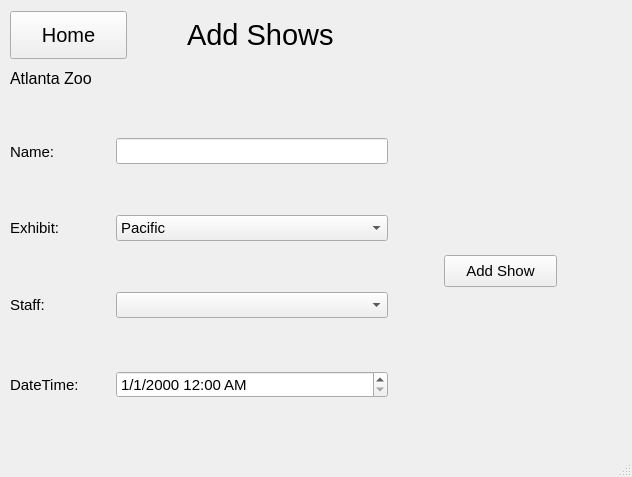
<?xml version="1.0" encoding="UTF-8"?>
<ui version="4.0">
 <class>MainWindow</class>
 <widget class="QMainWindow" name="MainWindow">
  <property name="geometry">
   <rect>
    <x>0</x>
    <y>0</y>
    <width>632</width>
    <height>477</height>
   </rect>
  </property>
  <property name="windowTitle">
   <string>MainWindow</string>
  </property>
  <widget class="QWidget" name="centralwidget">
   <widget class="QWidget" name="">
    <property name="geometry">
     <rect>
      <x>10</x>
      <y>10</y>
      <width>596</width>
      <height>435</height>
     </rect>
    </property>
    <layout class="QGridLayout" name="gridLayout_2">
     <item row="0" column="0">
      <widget class="QPushButton" name="button_home">
       <property name="minimumSize">
        <size>
         <width>117</width>
         <height>48</height>
        </size>
       </property>
       <property name="maximumSize">
        <size>
         <width>117</width>
         <height>48</height>
        </size>
       </property>
       <property name="font">
        <font>
         <family>MS Sans Serif</family>
         <pointsize>15</pointsize>
        </font>
       </property>
       <property name="text">
        <string>Home</string>
       </property>
      </widget>
     </item>
     <item row="0" column="1">
      <spacer name="horizontalSpacer">
       <property name="orientation">
        <enum>Qt::Horizontal</enum>
       </property>
       <property name="sizeType">
        <enum>QSizePolicy::Fixed</enum>
       </property>
       <property name="sizeHint" stdset="0">
        <size>
         <width>48</width>
         <height>20</height>
        </size>
       </property>
      </spacer>
     </item>
     <item row="0" column="2">
      <widget class="QLabel" name="label_header">
       <property name="minimumSize">
        <size>
         <width>201</width>
         <height>50</height>
        </size>
       </property>
       <property name="maximumSize">
        <size>
         <width>201</width>
         <height>50</height>
        </size>
       </property>
       <property name="font">
        <font>
         <family>MS Sans Serif</family>
         <pointsize>22</pointsize>
        </font>
       </property>
       <property name="text">
        <string>Add Shows</string>
       </property>
      </widget>
     </item>
     <item row="0" column="3" colspan="3">
      <spacer name="horizontalSpacer_2">
       <property name="orientation">
        <enum>Qt::Horizontal</enum>
       </property>
       <property name="sizeType">
        <enum>QSizePolicy::Fixed</enum>
       </property>
       <property name="sizeHint" stdset="0">
        <size>
         <width>195</width>
         <height>20</height>
        </size>
       </property>
      </spacer>
     </item>
     <item row="1" column="0">
      <widget class="QLabel" name="label_title">
       <property name="minimumSize">
        <size>
         <width>111</width>
         <height>24</height>
        </size>
       </property>
       <property name="maximumSize">
        <size>
         <width>111</width>
         <height>24</height>
        </size>
       </property>
       <property name="font">
        <font>
         <family>MS Sans Serif</family>
         <pointsize>12</pointsize>
        </font>
       </property>
       <property name="text">
        <string>Atlanta Zoo</string>
       </property>
      </widget>
     </item>
     <item row="2" column="0" rowspan="3" colspan="3">
      <layout class="QGridLayout" name="gridLayout">
       <item row="0" column="0">
        <widget class="QLabel" name="label_name">
         <property name="minimumSize">
          <size>
           <width>100</width>
           <height>27</height>
          </size>
         </property>
         <property name="maximumSize">
          <size>
           <width>100</width>
           <height>27</height>
          </size>
         </property>
         <property name="font">
          <font>
           <family>MS Sans Serif</family>
           <pointsize>11</pointsize>
          </font>
         </property>
         <property name="text">
          <string>Name:</string>
         </property>
        </widget>
       </item>
       <item row="0" column="1">
        <widget class="QLineEdit" name="lineEdit">
         <property name="font">
          <font>
           <family>MS Sans Serif</family>
           <pointsize>11</pointsize>
          </font>
         </property>
        </widget>
       </item>
       <item row="1" column="0">
        <widget class="QLabel" name="label_exb">
         <property name="minimumSize">
          <size>
           <width>100</width>
           <height>30</height>
          </size>
         </property>
         <property name="maximumSize">
          <size>
           <width>100</width>
           <height>30</height>
          </size>
         </property>
         <property name="font">
          <font>
           <family>MS Sans Serif</family>
           <pointsize>11</pointsize>
          </font>
         </property>
         <property name="text">
          <string>Exhibit:</string>
         </property>
        </widget>
       </item>
       <item row="2" column="1">
        <widget class="QComboBox" name="comboBox_staff">
         <property name="font">
          <font>
           <family>MS Sans Serif</family>
           <pointsize>11</pointsize>
          </font>
         </property>
        </widget>
       </item>
       <item row="1" column="1">
        <widget class="QComboBox" name="comboBox_exb">
         <property name="font">
          <font>
           <family>MS Sans Serif</family>
           <pointsize>11</pointsize>
          </font>
         </property>
         <item>
          <property name="text">
           <string>Pacific</string>
          </property>
         </item>
         <item>
          <property name="text">
           <string>Jungle</string>
          </property>
         </item>
         <item>
          <property name="text">
           <string>Sahara</string>
          </property>
         </item>
         <item>
          <property name="text">
           <string>Mountainous</string>
          </property>
         </item>
         <item>
          <property name="text">
           <string>Birds</string>
          </property>
         </item>
        </widget>
       </item>
       <item row="2" column="0">
        <widget class="QLabel" name="label_staff">
         <property name="minimumSize">
          <size>
           <width>100</width>
           <height>28</height>
          </size>
         </property>
         <property name="maximumSize">
          <size>
           <width>100</width>
           <height>28</height>
          </size>
         </property>
         <property name="font">
          <font>
           <family>MS Sans Serif</family>
           <pointsize>11</pointsize>
          </font>
         </property>
         <property name="text">
          <string>Staff:</string>
         </property>
        </widget>
       </item>
       <item row="3" column="0">
        <widget class="QLabel" name="label_date">
         <property name="minimumSize">
          <size>
           <width>100</width>
           <height>35</height>
          </size>
         </property>
         <property name="maximumSize">
          <size>
           <width>100</width>
           <height>35</height>
          </size>
         </property>
         <property name="font">
          <font>
           <family>MS Sans Serif</family>
           <pointsize>11</pointsize>
          </font>
         </property>
         <property name="text">
          <string>DateTime:</string>
         </property>
        </widget>
       </item>
       <item row="3" column="1">
        <widget class="QDateTimeEdit" name="dateTimeEdit">
         <property name="font">
          <font>
           <family>MS Sans Serif</family>
           <pointsize>11</pointsize>
          </font>
         </property>
         <property name="displayFormat">
          <string>M/d/yyyy h:mm AP</string>
         </property>
        </widget>
       </item>
      </layout>
     </item>
     <item row="2" column="3" colspan="3">
      <spacer name="horizontalSpacer_3">
       <property name="orientation">
        <enum>Qt::Horizontal</enum>
       </property>
       <property name="sizeType">
        <enum>QSizePolicy::Fixed</enum>
       </property>
       <property name="sizeHint" stdset="0">
        <size>
         <width>199</width>
         <height>20</height>
        </size>
       </property>
      </spacer>
     </item>
     <item row="3" column="3">
      <spacer name="horizontalSpacer_4">
       <property name="orientation">
        <enum>Qt::Horizontal</enum>
       </property>
       <property name="sizeType">
        <enum>QSizePolicy::Fixed</enum>
       </property>
       <property name="sizeHint" stdset="0">
        <size>
         <width>40</width>
         <height>20</height>
        </size>
       </property>
      </spacer>
     </item>
     <item row="3" column="4">
      <widget class="QPushButton" name="button_add_show">
       <property name="minimumSize">
        <size>
         <width>113</width>
         <height>32</height>
        </size>
       </property>
       <property name="maximumSize">
        <size>
         <width>113</width>
         <height>32</height>
        </size>
       </property>
       <property name="font">
        <font>
         <family>MS Sans Serif</family>
         <pointsize>11</pointsize>
        </font>
       </property>
       <property name="text">
        <string>Add Show</string>
       </property>
      </widget>
     </item>
     <item row="3" column="5">
      <spacer name="horizontalSpacer_5">
       <property name="orientation">
        <enum>Qt::Horizontal</enum>
       </property>
       <property name="sizeType">
        <enum>QSizePolicy::Fixed</enum>
       </property>
       <property name="sizeHint" stdset="0">
        <size>
         <width>40</width>
         <height>20</height>
        </size>
       </property>
      </spacer>
     </item>
     <item row="4" column="4">
      <spacer name="verticalSpacer">
       <property name="orientation">
        <enum>Qt::Vertical</enum>
       </property>
       <property name="sizeType">
        <enum>QSizePolicy::Fixed</enum>
       </property>
       <property name="sizeHint" stdset="0">
        <size>
         <width>20</width>
         <height>111</height>
        </size>
       </property>
      </spacer>
     </item>
    </layout>
   </widget>
  </widget>
  <widget class="QStatusBar" name="statusbar"/>
 </widget>
 <resources/>
 <connections/>
</ui>
